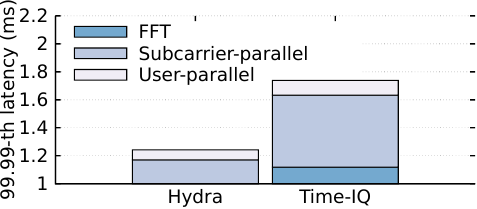

Write gnuplot code to recreate this figure.
set terminal pdfcairo
set output 'fig_fft_latency.pdf'
set style line 1 \
	linecolor rgb '#a00000' \
	linetype 1 linewidth 2
set style line 2 \
	linecolor rgb '#00a000' \
	linetype 2 linewidth 2
set style line 3 \
	linecolor rgb '#0000a0' \
	linetype 3 linewidth 2
set style line 4 \
	linecolor rgb '#a0a000' \
	linetype 4 linewidth 2
set style line 5 \
	linecolor rgb '#a000a0' \
	linetype 5 linewidth 2
set style line 6 \
	linecolor rgb '#00a0a0' \
	linetype 6 linewidth 2
# set xr [-0.2:3]
# set yr [-4:110]

set style line 501 lt 1 lc rgb "#000000" lw 2
set border 3 ls 501

red = "#FF0000"; green = "#00FF00"; blue = "#0000FF"; skyblue = "#87CEEB";
c1 = "#0570b0"; c2 = "#74a9cf"; c3 = "#bdc9e1"; c4 = "#f1eef6";
set yrange [1:2.2]
set style data histogram
set style histogram rowstacked
# set style histogram cluster gap 1
set style fill solid
set boxwidth 0.9
set xtics format ""
set grid ytics

set xtics font ', 20'
set ytics font ', 20'
# set xlabel 'Settings' font 'Times-Roman,20'
set ylabel '99.99-th latency (ms)' font 'Times-Roman,20'
set key top right font 'Times-Roman,20'
# set key off
# set grid xtics ytics mxtics mytics
# set mxtics 1
# set mytics 1
set style fill solid border -1
plot 'fig_fft_latency.txt' using ($4+1):xtic(1) title "FFT" linecolor rgb c2 lw 1.5, \
    'fig_fft_latency.txt' using ($5) title "Subcarrier-parallel" linecolor rgb c3 lw 1.5, \
    'fig_fft_latency.txt' using ($6) title "User-parallel" linecolor rgb c4 lw 1.5
	# plot 'fig_fft_latency.txt' using ($3+1):xtic(1) title "IQ receiving" linecolor rgb c1 lw 1.5, \